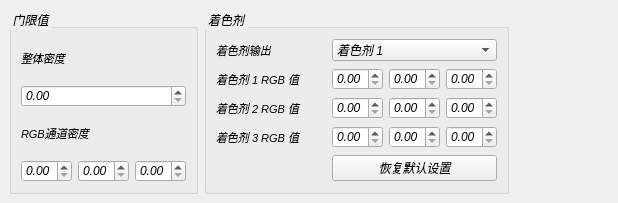
<?xml version="1.0" encoding="UTF-8"?>
<ui version="4.0">
 <class>SettingsPanel</class>
 <widget class="QScrollArea" name="SettingsPanel">
  <property name="geometry">
   <rect>
    <x>0</x>
    <y>0</y>
    <width>618</width>
    <height>203</height>
   </rect>
  </property>
  <property name="windowTitle">
   <string>ScrollArea</string>
  </property>
  <property name="styleSheet">
   <string notr="true">QGroupBox {
	font-style: italic
}

QLabel {
	font-size: 8pt
}</string>
  </property>
  <property name="frameShape">
   <enum>QFrame::NoFrame</enum>
  </property>
  <property name="frameShadow">
   <enum>QFrame::Plain</enum>
  </property>
  <property name="lineWidth">
   <number>0</number>
  </property>
  <property name="horizontalScrollBarPolicy">
   <enum>Qt::ScrollBarAsNeeded</enum>
  </property>
  <property name="widgetResizable">
   <bool>true</bool>
  </property>
  <widget class="QWidget" name="SettingsPanelContents">
   <property name="geometry">
    <rect>
     <x>0</x>
     <y>0</y>
     <width>618</width>
     <height>203</height>
    </rect>
   </property>
   <property name="sizePolicy">
    <sizepolicy hsizetype="Expanding" vsizetype="Preferred">
     <horstretch>0</horstretch>
     <verstretch>0</verstretch>
    </sizepolicy>
   </property>
   <layout class="QHBoxLayout" name="horizontalLayout">
    <item>
     <widget class="QGroupBox" name="ThresholdBox">
      <property name="font">
       <font>
        <italic>true</italic>
       </font>
      </property>
      <property name="title">
       <string>门限值</string>
      </property>
      <layout class="QVBoxLayout" name="verticalLayout">
       <property name="spacing">
        <number>6</number>
       </property>
       <property name="leftMargin">
        <number>9</number>
       </property>
       <property name="topMargin">
        <number>9</number>
       </property>
       <property name="rightMargin">
        <number>9</number>
       </property>
       <property name="bottomMargin">
        <number>9</number>
       </property>
       <item>
        <widget class="QLabel" name="GlobalThresholdLabel">
         <property name="text">
          <string>整体密度</string>
         </property>
        </widget>
       </item>
       <item>
        <widget class="QDoubleSpinBox" name="GlobalThreshold">
         <property name="sizePolicy">
          <sizepolicy hsizetype="MinimumExpanding" vsizetype="Fixed">
           <horstretch>0</horstretch>
           <verstretch>0</verstretch>
          </sizepolicy>
         </property>
         <property name="maximum">
          <double>1.000000000000000</double>
         </property>
         <property name="singleStep">
          <double>0.100000000000000</double>
         </property>
        </widget>
       </item>
       <item>
        <widget class="QLabel" name="RGBThresholdLabel">
         <property name="text">
          <string>RGB通道密度</string>
         </property>
        </widget>
       </item>
       <item>
        <layout class="QHBoxLayout" name="RGBThresholdLayout">
         <property name="sizeConstraint">
          <enum>QLayout::SetDefaultConstraint</enum>
         </property>
         <item>
          <widget class="QDoubleSpinBox" name="RThreshold">
           <property name="sizePolicy">
            <sizepolicy hsizetype="MinimumExpanding" vsizetype="Fixed">
             <horstretch>0</horstretch>
             <verstretch>0</verstretch>
            </sizepolicy>
           </property>
           <property name="maximum">
            <double>1.000000000000000</double>
           </property>
           <property name="singleStep">
            <double>0.100000000000000</double>
           </property>
          </widget>
         </item>
         <item>
          <widget class="QDoubleSpinBox" name="GThreshold">
           <property name="sizePolicy">
            <sizepolicy hsizetype="MinimumExpanding" vsizetype="Fixed">
             <horstretch>0</horstretch>
             <verstretch>0</verstretch>
            </sizepolicy>
           </property>
           <property name="maximum">
            <double>1.000000000000000</double>
           </property>
           <property name="singleStep">
            <double>0.100000000000000</double>
           </property>
          </widget>
         </item>
         <item>
          <widget class="QDoubleSpinBox" name="BThreshold">
           <property name="sizePolicy">
            <sizepolicy hsizetype="MinimumExpanding" vsizetype="Fixed">
             <horstretch>0</horstretch>
             <verstretch>0</verstretch>
            </sizepolicy>
           </property>
           <property name="maximum">
            <double>1.000000000000000</double>
           </property>
           <property name="singleStep">
            <double>0.100000000000000</double>
           </property>
          </widget>
         </item>
        </layout>
       </item>
      </layout>
     </widget>
    </item>
    <item>
     <widget class="QGroupBox" name="StainVectorBox">
      <property name="sizePolicy">
       <sizepolicy hsizetype="MinimumExpanding" vsizetype="Preferred">
        <horstretch>0</horstretch>
        <verstretch>0</verstretch>
       </sizepolicy>
      </property>
      <property name="font">
       <font>
        <italic>true</italic>
       </font>
      </property>
      <property name="title">
       <string>着色剂</string>
      </property>
      <property name="flat">
       <bool>false</bool>
      </property>
      <property name="checkable">
       <bool>false</bool>
      </property>
      <layout class="QGridLayout" name="gridLayout">
       <item row="2" column="0" colspan="3">
        <widget class="QLabel" name="Stain2Label">
         <property name="text">
          <string>着色剂 2 RGB 值</string>
         </property>
        </widget>
       </item>
       <item row="3" column="0" colspan="3">
        <widget class="QLabel" name="Stain3Label">
         <property name="text">
          <string>着色剂 3 RGB 值</string>
         </property>
        </widget>
       </item>
       <item row="3" column="3">
        <layout class="QHBoxLayout" name="Stain3Layout">
         <item>
          <widget class="QDoubleSpinBox" name="Stain3RSpinBox">
           <property name="maximum">
            <double>1.000000000000000</double>
           </property>
           <property name="singleStep">
            <double>0.100000000000000</double>
           </property>
          </widget>
         </item>
         <item>
          <widget class="QDoubleSpinBox" name="Stain3GSpinBox">
           <property name="maximum">
            <double>1.000000000000000</double>
           </property>
           <property name="singleStep">
            <double>0.100000000000000</double>
           </property>
          </widget>
         </item>
         <item>
          <widget class="QDoubleSpinBox" name="Stain3BSpinBox">
           <property name="maximum">
            <double>1.000000000000000</double>
           </property>
           <property name="singleStep">
            <double>0.100000000000000</double>
           </property>
          </widget>
         </item>
        </layout>
       </item>
       <item row="1" column="0" colspan="3">
        <widget class="QLabel" name="Stain1Label">
         <property name="text">
          <string>着色剂 1 RGB 值</string>
         </property>
        </widget>
       </item>
       <item row="1" column="3">
        <layout class="QHBoxLayout" name="Stain1Layout">
         <property name="sizeConstraint">
          <enum>QLayout::SetNoConstraint</enum>
         </property>
         <item>
          <widget class="QDoubleSpinBox" name="Stain1RSpinBox">
           <property name="sizePolicy">
            <sizepolicy hsizetype="MinimumExpanding" vsizetype="Fixed">
             <horstretch>0</horstretch>
             <verstretch>0</verstretch>
            </sizepolicy>
           </property>
           <property name="maximum">
            <double>1.000000000000000</double>
           </property>
           <property name="singleStep">
            <double>0.100000000000000</double>
           </property>
          </widget>
         </item>
         <item>
          <widget class="QDoubleSpinBox" name="Stain1GSpinBox">
           <property name="sizePolicy">
            <sizepolicy hsizetype="MinimumExpanding" vsizetype="Fixed">
             <horstretch>0</horstretch>
             <verstretch>0</verstretch>
            </sizepolicy>
           </property>
           <property name="maximum">
            <double>1.000000000000000</double>
           </property>
           <property name="singleStep">
            <double>0.100000000000000</double>
           </property>
          </widget>
         </item>
         <item>
          <widget class="QDoubleSpinBox" name="Stain1BSpinBox">
           <property name="sizePolicy">
            <sizepolicy hsizetype="MinimumExpanding" vsizetype="Fixed">
             <horstretch>0</horstretch>
             <verstretch>0</verstretch>
            </sizepolicy>
           </property>
           <property name="maximum">
            <double>1.000000000000000</double>
           </property>
           <property name="singleStep">
            <double>0.100000000000000</double>
           </property>
          </widget>
         </item>
        </layout>
       </item>
       <item row="0" column="0">
        <widget class="QLabel" name="OutputStainLabel">
         <property name="text">
          <string>着色剂输出</string>
         </property>
        </widget>
       </item>
       <item row="2" column="3">
        <layout class="QHBoxLayout" name="Stain2Layout">
         <item>
          <widget class="QDoubleSpinBox" name="Stain2RSpinBox">
           <property name="maximum">
            <double>1.000000000000000</double>
           </property>
           <property name="singleStep">
            <double>0.100000000000000</double>
           </property>
          </widget>
         </item>
         <item>
          <widget class="QDoubleSpinBox" name="Stain2GSpinBox">
           <property name="maximum">
            <double>1.000000000000000</double>
           </property>
           <property name="singleStep">
            <double>0.100000000000000</double>
           </property>
          </widget>
         </item>
         <item>
          <widget class="QDoubleSpinBox" name="Stain2BSpinBox">
           <property name="maximum">
            <double>1.000000000000000</double>
           </property>
           <property name="singleStep">
            <double>0.100000000000000</double>
           </property>
          </widget>
         </item>
        </layout>
       </item>
       <item row="4" column="3">
        <widget class="QPushButton" name="RevertStainsToDefaultButton">
         <property name="text">
          <string>恢复默认设置</string>
         </property>
        </widget>
       </item>
       <item row="0" column="1">
        <spacer name="horizontalSpacer">
         <property name="orientation">
          <enum>Qt::Horizontal</enum>
         </property>
         <property name="sizeHint" stdset="0">
          <size>
           <width>40</width>
           <height>20</height>
          </size>
         </property>
        </spacer>
       </item>
       <item row="0" column="3">
        <widget class="QComboBox" name="OutputStainComboBox">
         <property name="currentIndex">
          <number>0</number>
         </property>
         <property name="maxCount">
          <number>3</number>
         </property>
         <item>
          <property name="text">
           <string>着色剂 1</string>
          </property>
         </item>
         <item>
          <property name="text">
           <string>着色剂 2</string>
          </property>
         </item>
         <item>
          <property name="text">
           <string>着色剂 3</string>
          </property>
         </item>
        </widget>
       </item>
      </layout>
     </widget>
    </item>
    <item>
     <spacer name="horizontalSpacer_2">
      <property name="orientation">
       <enum>Qt::Horizontal</enum>
      </property>
      <property name="sizeHint" stdset="0">
       <size>
        <width>17</width>
        <height>20</height>
       </size>
      </property>
     </spacer>
    </item>
   </layout>
  </widget>
 </widget>
 <resources/>
 <connections/>
</ui>
